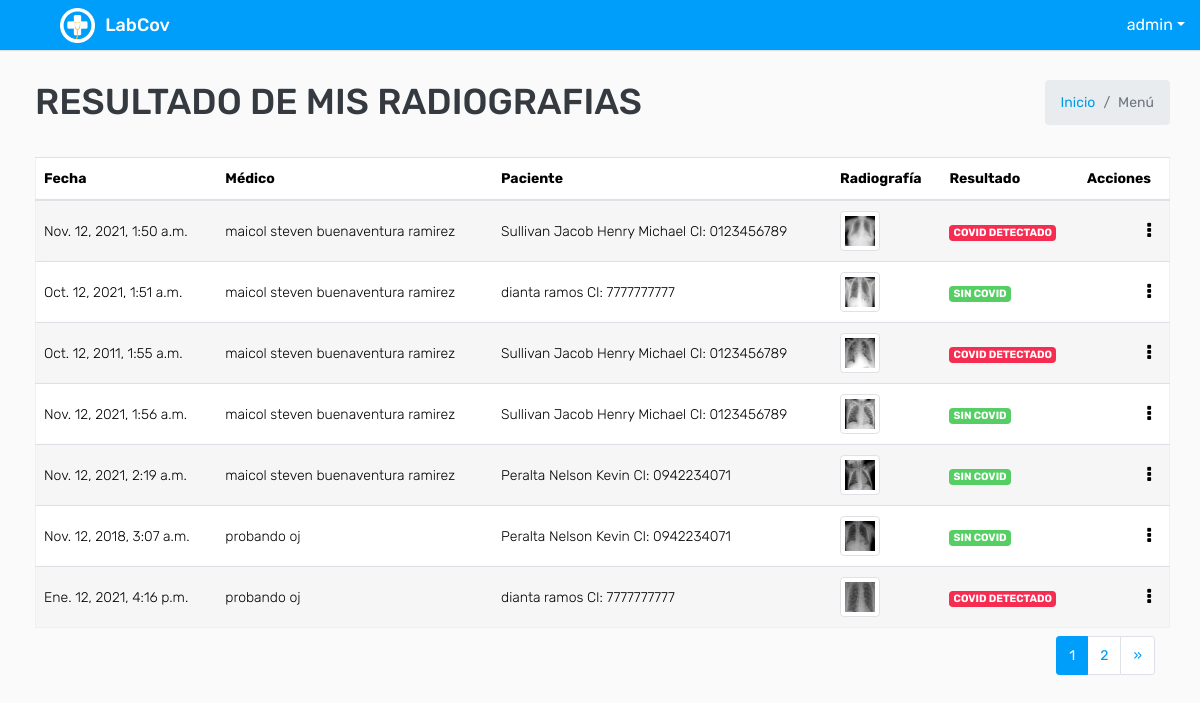
Page /myresultado/ (signed in) on the committed database.
### covid/models.py (models this page shows, shortened)
class ModeloBase(models.Model):
    class Meta:
        abstract = True
    """Model definition for ModeloBase."""
    fecha_creacion = models.DateTimeField(verbose_name='Fecha creación',auto_now_add=True)
    usuario_creacion = models.ForeignKey(settings.AUTH_USER_MODEL, verbose_name='Usuario Creación', related_name='+', blank=True, null=True,on_delete=models.PROTECT, editable=False)
    usuario_modificacion = models.ForeignKey(settings.AUTH_USER_MODEL, verbose_name='Usuario Modificación', related_name='+', blank=True, null=True,on_delete=models.PROTECT , editable=False)
    fecha_modificacion = models.DateTimeField(verbose_name='Fecha Modificación', auto_now=True)
    estado_registro = models.BooleanField(verbose_name="Estado del registro",default=True)

class User(AbstractUser,ModeloBase):
    cedula=models.CharField(max_length=10, verbose_name='Cédula', unique = True)
    tipo_genero = (('M', 'Masculino'), ('F', 'Femenino'))
    genero = models.CharField('Género', choices=tipo_genero, default='M', max_length=1)
    def get_full_name(self):
        return '{} {}'.format(self.last_name,self.first_name)

class Analisis_Radiografico(ModeloBase):
    paciente = models.ForeignKey(Paciente,on_delete=models.PROTECT, related_name="paciente_user")
    doctor = models.ForeignKey(Medico,on_delete=models.PROTECT, related_name="doctor_user")
    imagen = models.ImageField(verbose_name="Imagen de Rayos X", upload_to='muestra_covid/')
    result_analisis=models.BooleanField(verbose_name="Libre de Covid" )
    fecha = models.DateTimeField(verbose_name='Fecha de Registro', auto_now_add=True)
    descripcion = models.CharField(verbose_name='Descripcion', max_length=200)
    class Meta:
        verbose_name = 'Analisis'
        verbose_name_plural = 'Analisis'
        permissions = (
            ("see_view_Analisis_paciente_only", "Can_view_Analisis_paciente_only"),
        )

class Medico(ModeloBase):
    usuario  = models.OneToOneField(settings.AUTH_USER_MODEL, verbose_name="Usuario",on_delete=models.PROTECT)
    especialidad = models.ForeignKey(EspecialidadMedico, verbose_name="Especialidad", on_delete=models.PROTECT)
    def __str__(self):
        return '{}'.format(self.usuario.get_full_name())
    class Meta:
        permissions = (
            ("see_view_report", "Can_view_report"),
        )

class Paciente(ModeloBase):
     usuario  = models.OneToOneField(settings.AUTH_USER_MODEL, verbose_name="Usuario",on_delete=models.PROTECT)
     direccion = models.CharField("Dirección", max_length=200,blank=True )
     es_vacunado = models.BooleanField(verbose_name="¿Está usted vacunado contra el covid?" )
     vacuna = models.ForeignKey(Vacuna, verbose_name="Tipo de Vacuna", on_delete=models.PROTECT,null=True,blank=True)
     Diagnostico = models.TextField(verbose_name="Diágnostico previo",null=True, blank=True)
     def __str__(self):
        return '{} CI: {}'.format(self.usuario.get_full_name(),self.usuario.cedula)

### covid/views.py (the view)
# urls.py: path('myresultado/',key.MyresultListView.as_view(),name="myresultado_listar"),
class MyresultListView(LoginRequiredMixin,PermissionRequiredMixin,ListView):
    permission_required = 'covid.see_view_Analisis_paciente_only'
    model = Analisis_Radiografico
    paginate_by = 7
    template_name = "analisis/analisisPorPaciente_listar.html"
    def get_queryset(self):
        id_usuario = self.request.user.id
        usuario  = User.objects.get(pk=id_usuario)
        grupos = usuario.groups.all()
        for dato in grupos:
            if str(dato) == 'Paciente':
                queryset = Analisis_Radiografico.objects.filter(paciente__usuario =usuario.pk ).order_by("pk")
        if usuario.is_superuser:
            queryset = Analisis_Radiografico.objects.all().order_by("pk")
        return queryset
    def get_context_data(self, **kwargs):
        context = super().get_context_data(**kwargs)
        context['titulo'] = "Resultado de Mis Radiografias"
        return context

### templates/analisis/analisisPorPaciente_listar.html (shortened to what this page needs)
{% extends 'plantillaBase.html' %} {% block content %}
<div class="row mt-2">
    <div class="col-md-12">
        <div class="table-responsive">
            <div id="DataTables_Table_0_wrapper" class="dataTables_wrapper dt-bootstrap4 no-footer">
                <div class="row">
                    <div class="col-sm-12">
                        <table class="table table-border table-striped custom-table  mb-0  no-footer" id="DataTables_Table_0" role="grid" aria-describedby="DataTables_Table_0_info">
                            <thead>
                                <tr>
                                    <th>Fecha</th>
                                    <th>Médico</th>
                                    <th>Paciente</th>
                                    <th>Radiografía</th>
                                    <th>Resultado</th>
                                    <th>Acciones</th>
                                </tr>
                            </thead>
                            <tbody>
                                {% for dato in object_list %}
                                <tr>
                                    <td>{{ dato.fecha }}</td>
                                    <td>{{ dato.doctor }}</td>
                                    <td>{{ dato.paciente }}</td>
                                    {% if dato.imagen %}
                                    <td>
                                        <a href="{{dato.imagen.url}}" target="_blank"><img src="{{dato.imagen.url}}" class="img-thumbnail" width="40px"></a>
                                    </td>{% else %}
                                    <td><a href="#">No tiene icono</a> </td> {% endif %}
                                    <td>
                                        {% if dato.result_analisis == True%}
                                        <span class="badge badge-success">SIN COVID</span> {% else %}
                                        <span class="badge badge-danger">COVID DETECTADO</span>{% endif %}
                                    </td>
                                    <td class="text-right">
                                        <div class="dropdown dropdown-action">
                                            <a class="action-icon dropdown-toggle" data-toggle="dropdown" aria-expanded="false"><i class="fa fa-ellipsis-v"></i></a>
                                        </div>
                                    </td>
                                </tr>
                                {% endfor %}
                            </tbody>
                        </table>
                    </div>
                </div>
            </div>
        </div>
        <div class="container-fluid">
            <ul class="pagination pagination-sm m-0 float-right">
                <nav aria-label="Page navigation example">
                    <ul class="pagination justify-content-center mt-2">
                         {% for i in page_obj.paginator.page_range %} {% if i == page_obj.number %}
                        <li class="page-item active">
                            <a class="page-link" href="#">{{ i }}</a>
                        </li>
                        {% else %}
                        <li class="page-item">
                            <a class="page-link" href="?page={{ i }}">{{ i }}</a>
                        </li>
                        {% endif %} {% endfor %} {% if page_obj.has_next %}
                        <li class="page-item">
                            <a class="page-link" href="?page={{ page_obj.next_page_number }}">&raquo;</a>
                        </li>
                        {% endif %}
                    </ul>
                </nav>
            </ul>
        </div>
    </div>
</div>
{% endblock %}

### templates/plantillaBase.html (shortened to what this page needs)
<!DOCTYPE html>
<html lang="es">
{% load static %}
<head>
    <link rel="stylesheet" type="text/css" href="{% static 'css/bootstrap.min.css'%}">
    <link rel="stylesheet" type="text/css" href="{% static 'css/font-awesome.min.css'%}">
    <link rel="stylesheet" type="text/css" href="{% static 'css/bootstrap-duallistbox.min.css'%}">
    <link rel="stylesheet" type="text/css" href="{% static 'css/style.css'%}">
    <link href="{% static 'css/select2.min.css'%}" rel="stylesheet">
    <link href="{% static 'css/select2-bootstrap4.min.css'%}" rel="stylesheet"> {% block content_extra_css %} {% endblock content_extra_css %}
</head>
<body>
    <div class="main-wrapper">
        <div class="header">
            <div class="header-left">
                <a href="{% url 'dashboard'%}" class="logo">
                    <img src="{% static 'img/logo.png' %}" width="35" height="35" alt="">
                    <span>LabCov</span></a>
            </div>
            <ul class="nav user-menu float-right">
                <li class="nav-item dropdown has-arrow">
                    <a href="#" class="dropdown-toggle nav-link user-link"
                        data-toggle="dropdown"></span><span>{{request.user }}</span></a>
                </li>
            </ul>
        </div>
        <div class="page-wrapper ">
            <div class="content ">
                <div class="row mb-2 ">
                    <div class="col-sm-8 ">
                        <h1 class="m-0 text-dark ">{{ titulo.upper }}</h1>
                    </div>
                    <div class="col-sm-4 ">
                        <ol class="breadcrumb float-sm-right ">
                            <li class="breadcrumb-item "><a href="{% url 'dashboard'%} ">Inicio</a></li>
                            <li class="breadcrumb-item active ">Menú</li>
                        </ol>
                    </div>
                </div>
                {% block content %} {% endblock %}
            </div>
        </div>
    </div>
</body>
</html>

### rows in the picture
User: user "admin"
Analisis_Radiografico: fecha "Nov. 12, 2021, 1:50 a.m.", doctor "maicol steven buenaventura ramirez", paciente "Sullivan Jacob Henry Michael CI: 0123456789", imagen (picture), result_analisis "COVID DETECTADO"
Analisis_Radiografico: fecha "Oct. 12, 2021, 1:51 a.m.", doctor "maicol steven buenaventura ramirez", paciente "dianta ramos CI: 7777777777", imagen (picture), result_analisis "SIN COVID"
Analisis_Radiografico: fecha "Oct. 12, 2011, 1:55 a.m.", doctor "maicol steven buenaventura ramirez", paciente "Sullivan Jacob Henry Michael CI: 0123456789", imagen (picture), result_analisis "COVID DETECTADO"
Analisis_Radiografico: fecha "Nov. 12, 2021, 1:56 a.m.", doctor "maicol steven buenaventura ramirez", paciente "Sullivan Jacob Henry Michael CI: 0123456789", imagen (picture), result_analisis "SIN COVID"
Analisis_Radiografico: fecha "Nov. 12, 2021, 2:19 a.m.", doctor "maicol steven buenaventura ramirez", paciente "Peralta Nelson Kevin CI: 0942234071", imagen (picture), result_analisis "SIN COVID"
Analisis_Radiografico: fecha "Nov. 12, 2018, 3:07 a.m.", doctor "probando oj", paciente "Peralta Nelson Kevin CI: 0942234071", imagen (picture), result_analisis "SIN COVID"
Analisis_Radiografico: fecha "Ene. 12, 2021, 4:16 p.m.", doctor "probando oj", paciente "dianta ramos CI: 7777777777", imagen (picture), result_analisis "COVID DETECTADO"

### other values in the picture
{{ titulo.upper }} "RESULTADO DE MIS RADIOGRAFIAS"
{{ i }} "1"
{{ i }} "2"
